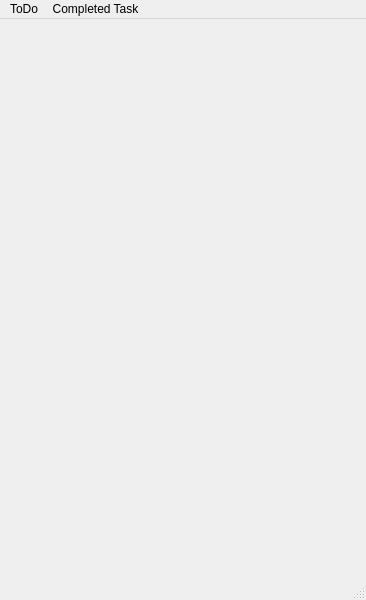
<?xml version="1.0" encoding="UTF-8"?>
<ui version="4.0">
 <class>Todo_list_by_chitrang</class>
 <widget class="QMainWindow" name="Todo_list_by_chitrang">
  <property name="geometry">
   <rect>
    <x>0</x>
    <y>0</y>
    <width>366</width>
    <height>600</height>
   </rect>
  </property>
  <property name="windowTitle">
   <string>Todo List by Chitrang</string>
  </property>
  <widget class="QWidget" name="centralwidget"/>
  <widget class="QMenuBar" name="menubar">
   <property name="geometry">
    <rect>
     <x>0</x>
     <y>0</y>
     <width>366</width>
     <height>26</height>
    </rect>
   </property>
   <widget class="QMenu" name="menuToDo">
    <property name="title">
     <string>ToDo</string>
    </property>
   </widget>
   <widget class="QMenu" name="menuCompleted_Task">
    <property name="title">
     <string>Completed Task</string>
    </property>
    <addaction name="separator"/>
   </widget>
   <addaction name="menuToDo"/>
   <addaction name="menuCompleted_Task"/>
  </widget>
  <widget class="QStatusBar" name="statusbar"/>
 </widget>
 <resources/>
 <connections/>
</ui>
